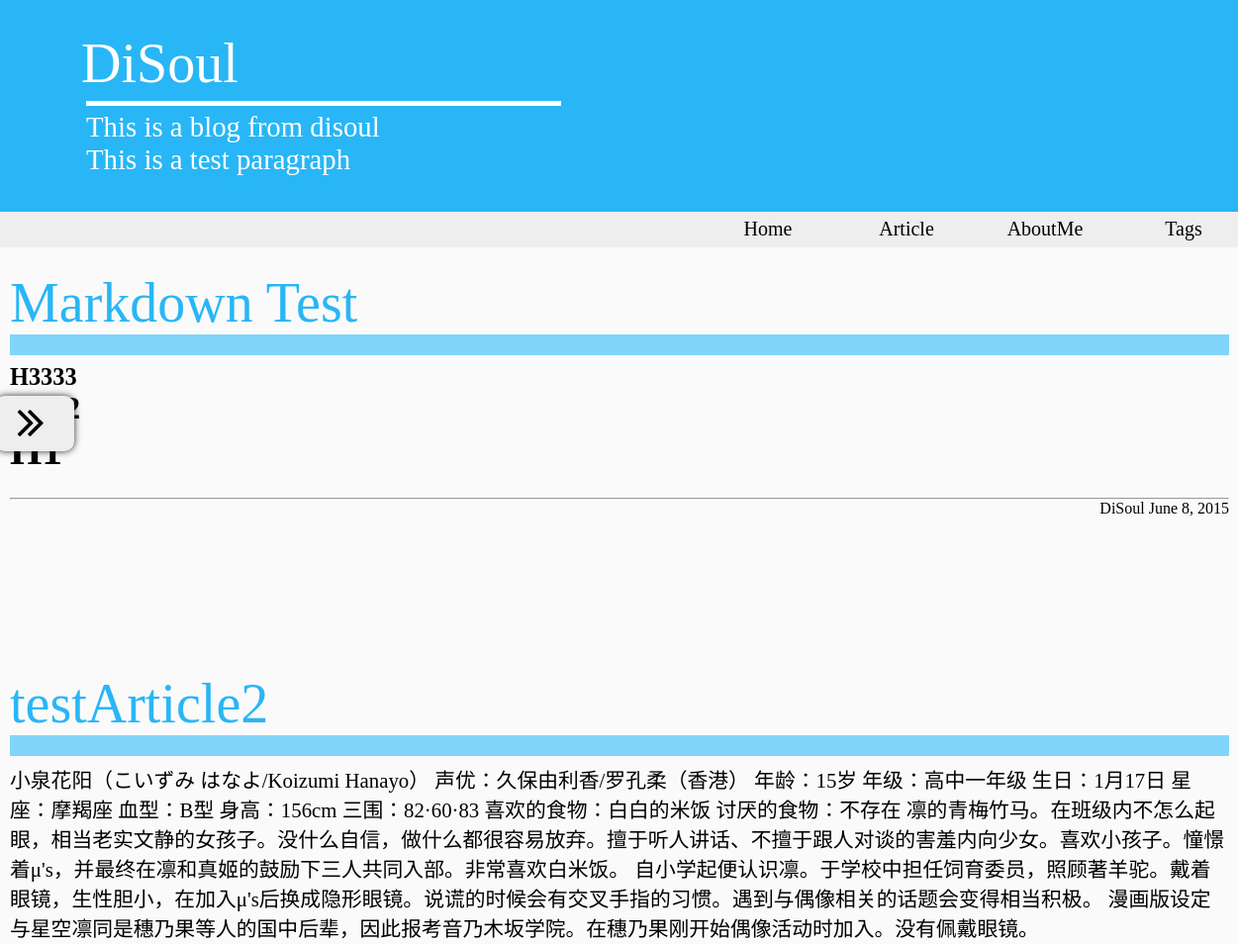
Before: /blog/ (upper part) with the older database file.
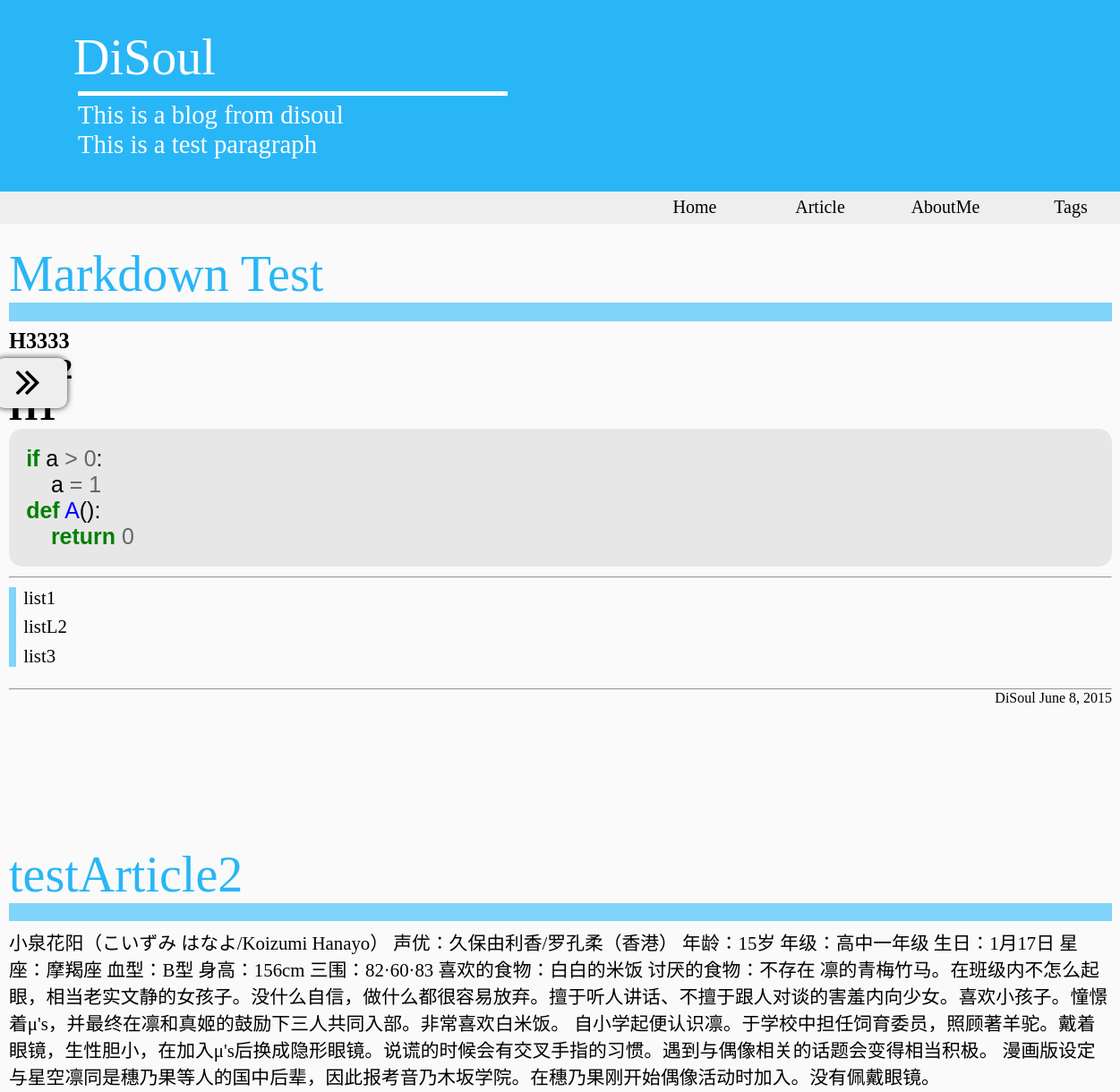
After: the same page with the newer database file.
### blog/models.py (models this page shows)
class Article(models.Model):
    title = models.CharField(max_length=100)
    tag = models.ManyToManyField(ArticleTags)
    content = models.TextField()
    date = models.DateTimeField(auto_now=True)
    class Meta():
        ordering = ['-date']

### blog/views.py (the view)
def home(request):
    homepage = get_template('home.html')
    tag_objs = ArticleTags.objects.all()
    article_objs = Article.objects.all()
    context = Context({
              'tags':tag_objs,
              'articles':article_objs,
        })
    return HttpResponse(homepage.render(context))

### blog/templatetags/markdown_parse.py (called while the page is built)
@register.filter(name='markdown')
def markdown(value):
    return mark_safe(markdown2.markdown(value,extras=['fenced-code-blocks']))

### disoul_blog/templates/home.html (shortened to what this page needs)
{% extends "base.html" %}
{% block main-content %}
{% load markdown_parse %}
<div class="main-content">
    <div class="article_block">
	{% for article in articles %}
	<div class="article">
		<div class="article-title">
		    {{ article.title }}
		</div>
		<div class="article-tag">
		</div>
		<div class="article-content">
		    {{ article.content|markdown }}
		</div>
		<div class="article-other">
		    <hr>
		    <div>
		        <p>DiSoul {{ article.date|date:"F j, Y" }}
		    </div>
		</div>
	</div>
	{% endfor %}
    </div>
</div>
{% endblock %}
{% block left-list %}
    <div class="left-list-control">
        <i class="fa fa-angle-double-right fa-3x"></i>
    </div>
{% endblock %}

Changed rows visible on the page:
changed Article "Markdown Test": content "H3333" → "H3333 if a > 0 : a = 1 def A (): return 0 list1 listL2 list3"
